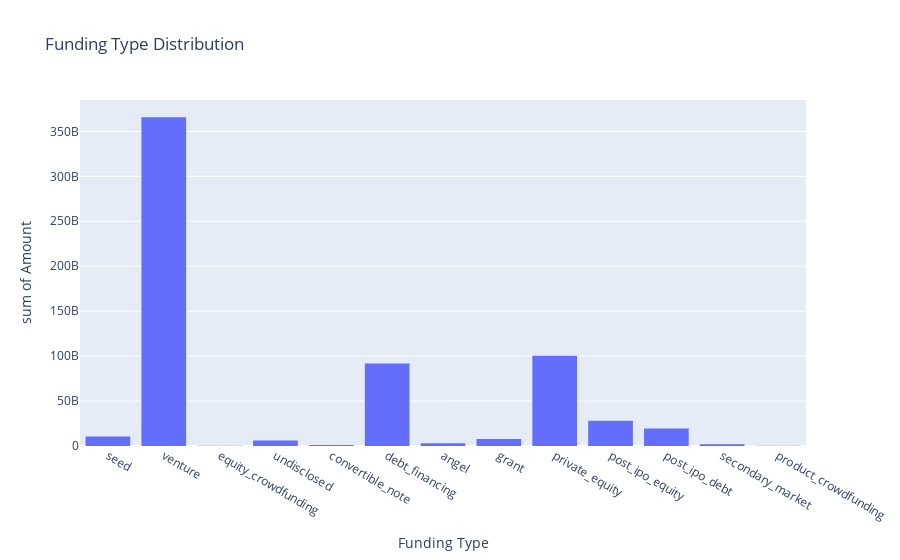

Here is the notebook cell this chart was saved with:
### Markdown cell above
### Funding Type Distribution

### Code cell
fig2 = px.histogram(funding_sums,x="Funding Type",y='Amount', title='Funding Type Distribution')
fig2.show()

### Figure 1 — Plotly figure (JSON) as saved in the notebook; plotly's stock layout.template omitted (floating-point values rounded to 4 significant figures)
{"data": [{"bingroup": "x", "histfunc": "sum", "hovertemplate": "Funding Type=%{x}<br>sum of Amount=%{y}<extra></extra>", "legendgroup": "", "marker": {"color": "#636efa", "pattern": {"shape": ""}}, "name": "", "orientation": "v", "showlegend": false, "type": "histogram", "x": ["seed", "venture", "equity_crowdfunding", "undisclosed", "convertible_note", "debt_financing", "angel", "grant", "private_equity", "post_ipo_equity", "post_ipo_debt", "secondary_market", "product_crowdfunding"], "xaxis": "x", "y": [10540000000.0, 365700000000.0, 301100000.0, 6128000000.0, 1133000000.0, 91880000000.0, 3179000000.0, 7827000000.0, 100300000000.0, 27970000000.0, 19590000000.0, 1896000000.0, 344800000.0], "yaxis": "y"}], "layout": {"barmode": "relative", "legend": {"tracegroupgap": 0}, "title": {"text": "Funding Type Distribution"}, "xaxis": {"anchor": "y", "domain": [0, 1], "title": {"text": "Funding Type"}}, "yaxis": {"anchor": "x", "domain": [0, 1], "title": {"text": "sum of Amount"}}}}
